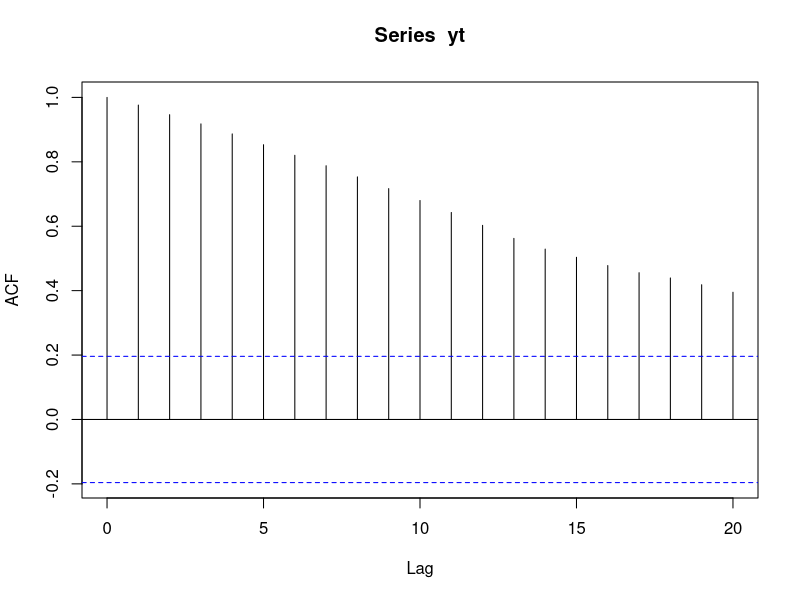
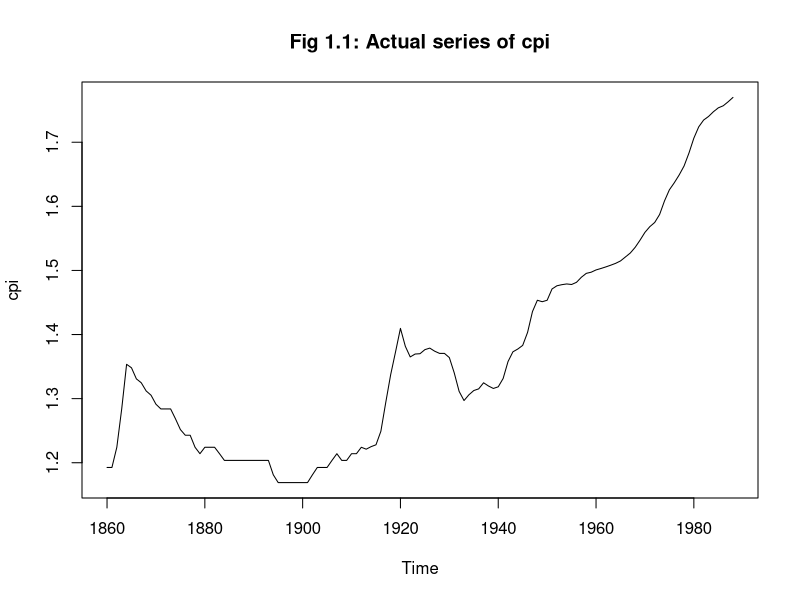
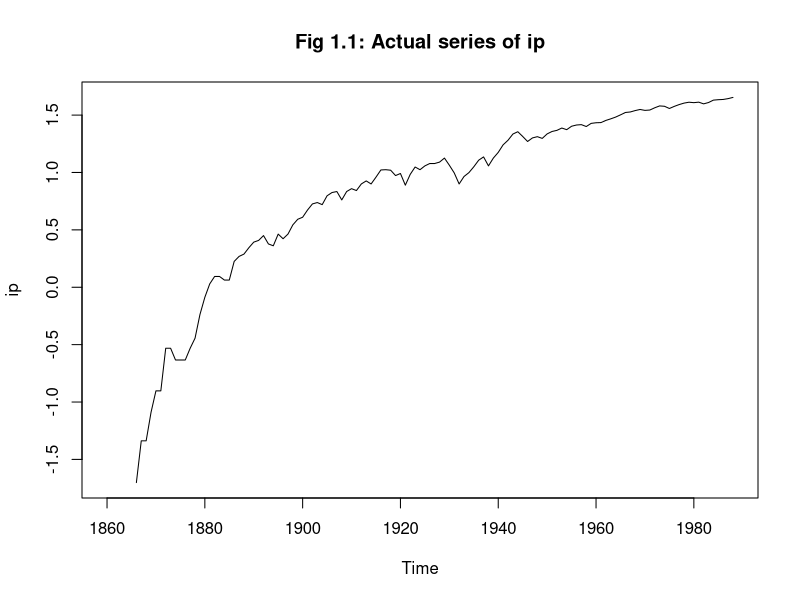
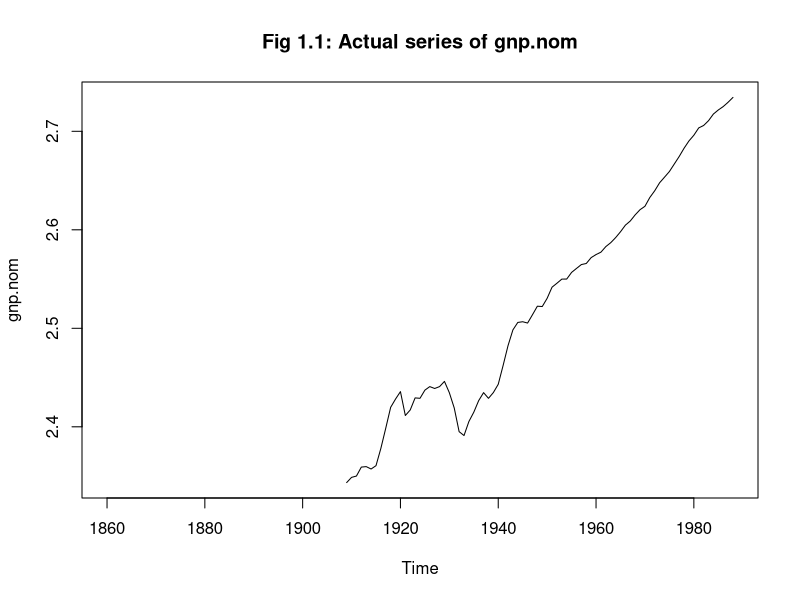
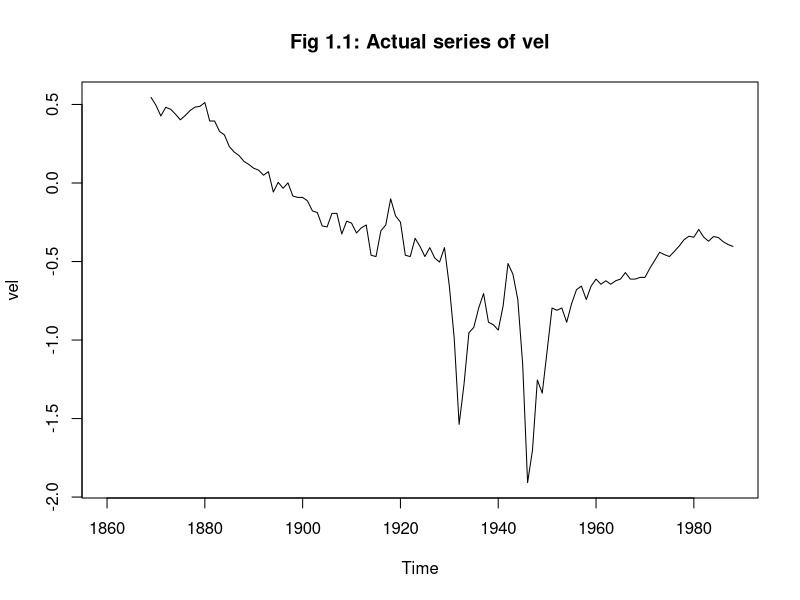
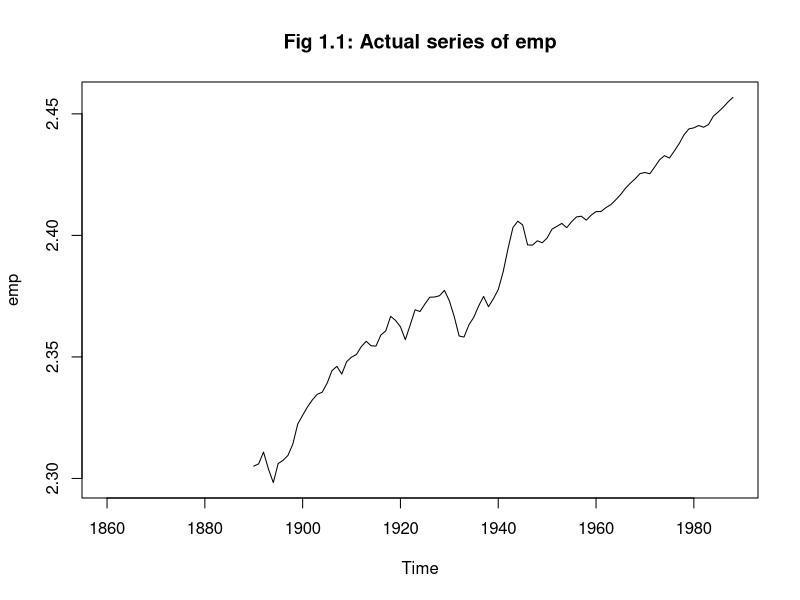
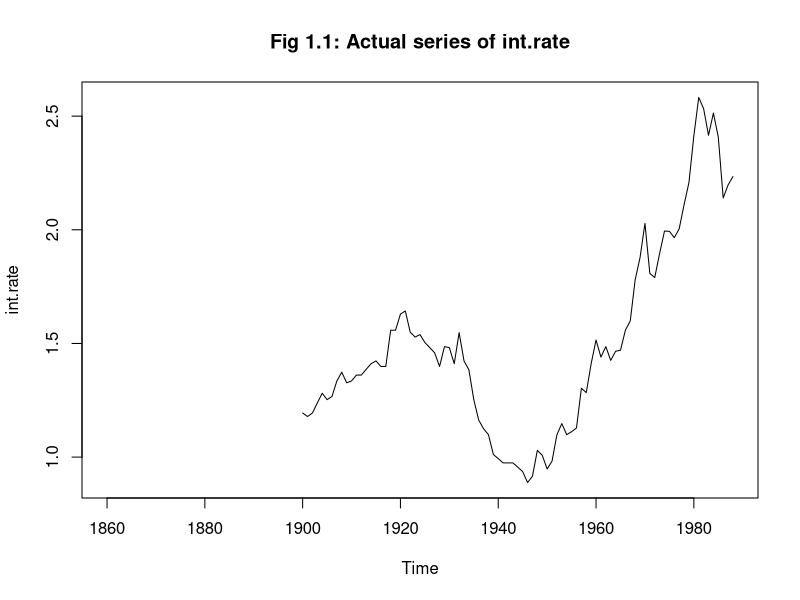
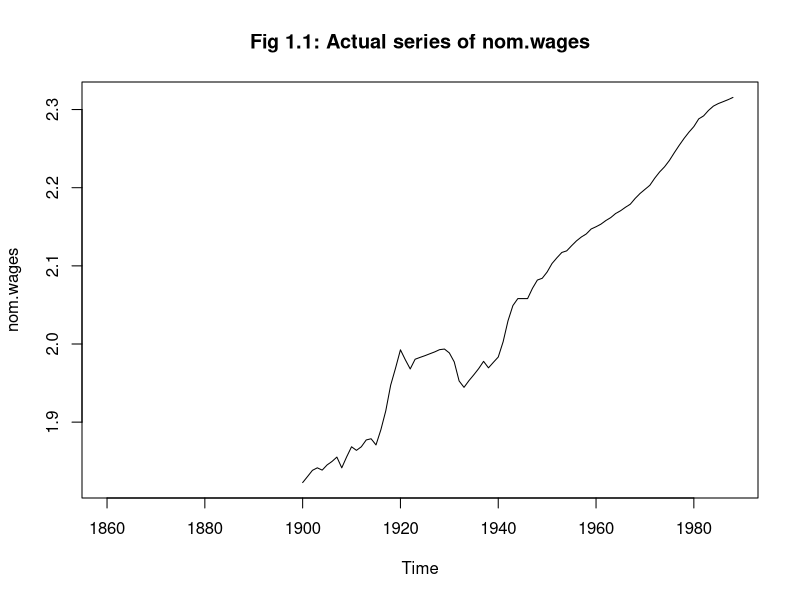

R code for these plots, in order: (Note: this script raises an error after producing the figures.)
## ---- chunk 1
knitr::opts_chunk$set(echo = TRUE)
## ---- chunk 2
library(tseries)
library(xtable)
data("NelPlo")
## Create a random walk process
set.seed(99)
e<-rnorm(100)
yt<-0
for(t in 2:100){
  yt[t]= yt[t-1]+e[t]
  
}
## To CHeck the original series
log_NelPlo<-log(NelPlo)
tbl<-data.frame()
cnme<-colnames(NelPlo)
a<-acf(yt)
tbl[1,1]<-"Random Walk"
tbl[1,2]<-100
for(i in 1:length(a)){
  tbl[1,i+2]<-a[i]
}
for(j in 1:length(cnme)){
  b<-acf(log_NelPlo[,j], na.action = na.pass, plot = FALSE)
  #prd<-range(time(log_NelPlo[,j]))
  tbl[j+1,1]<-cnme[j+1]
  #tbl[j,2]<-paste(prd[1],prd[2],sep="-")
  tbl[j+1,2]<-length(which(!is.na(log_NelPlo[,j])))
  for(i in 1:(length(b))){
    tbl[j+1,i+2]<-b[i]
  }
}
colnames(tbl)<-c("series","T","r1","r2","r3","r4","r5","r6")
xtable(tbl, caption="Table 1: Sample autocorrelation of the series")

## ---- chunk 3
for(j in 1:14){
  plot.ts(log_NelPlo[,j], ylab=cnme[j] , main=paste("Fig 1.1: Actual series of", cnme[j]))
}
## ---- chunk 4
lag_NelPlo<-lag(log_NelPlo,-1)
lag_yt<-lag(yt,-1)
diff_NelPlo<-NelPlo-lag_NelPlo
diff_yt<-yt-lag_yt
tbl_firstdiff<-data.frame()
tbl[1,1]<-"Time aggegrated Random Walk"
tbl[1,2]<-100
a<-acf(diff_yt)
for(i in 1:length(a)){
  tbl_firstdiff[1,i+2]<-a[i]
}
for(j in 1:length(cnme)){
  b<-acf(diff_NelPlo[,j], na.action = na.pass, plot = FALSE)
  tbl_firstdiff[j+1,1]<-cnme[j]
  tbl_firstdiff[j+1,2]<-length(which(!is.na(diff_NelPlo[,j])))
  for(i in 1:(length(b))){
    tbl_firstdiff[j+1,i+2]<-b[i]
  }
}
colnames(tbl_firstdiff)<-c("series","T","r1","r2","r3","r4","r5","r6")
xtable(tbl_firstdiff, caption="Table 2: Sample autocorrelation of the first difference of series")
## ---- chunk 5
for(j in 1:14){
  plot(diff_NelPlo[,j], ylab=cnme[j], main=paste("Fig 2.1: First Difference of",cnme[j]))
}

## ---- chunk 6
residual_NelPlo<-data.frame()
for(j in 1:length(cnme)){
  t<-1:length(log_NelPlo[,j])
  model<- lm(log_NelPlo[,j] ~ t)
  r<-resid(model)
  for(i in 1:(length(r))){
    residual_NelPlo[i,j]<-r[i]
  }
}
tbl_timetrend<-data.frame()
res_yt<-resid(yt ~ c(1:100))
a<-acf(res_yt)
for(i in 1:length(a)){
  tbl_timetrend[1,i+2]<-a[i]
}
tbl[1,1]<-"Detrended Random Walk"
tbl[1,2]<-100
for(j in 1:length(cnme)){
  b<-acf(residual_NelPlo[,j], na.action = na.pass, plot = FALSE)
  tbl_timetrend[j+1,1]<-cnme[j]
  tbl_timetrend[j+1,2]<-length(which(!is.na(residual_NelPlo[,j])))
  for(i in 1:(length(b))){
    tbl_timetrend[j+1,i+2]<-b[i]
  }
} 
colnames(tbl_timetrend)<-c("series","T","r1","r2","r3","r4","r5","r6")
xtable(tbl_timetrend, caption="Table 3: Sample autocorrelation of the deviation from the time trend")
## ---- chunk 7
for(j in 1:14){
    plot(residual_NelPlo[,j], ylab=cnme[j], main=paste("Fig 3.1: Residual of", cnme[j]))
}
